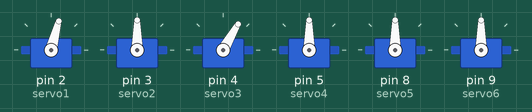
Recording of a sketch running on a simulated Arduino Uno, built with avr-gcc and run on an emulated ATmega328P. Shown: 6 × servo.

Above: at 2.05 s.
At 3.0 s:
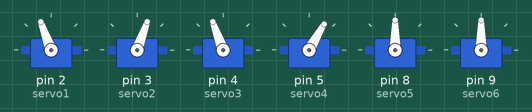
At 4.15 s:
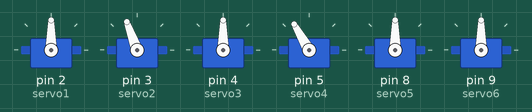
At 6.25 s:
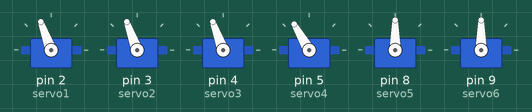
At 7.7 s:
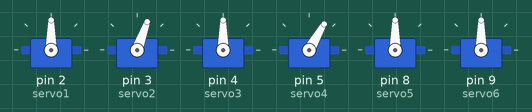
At 10.5 s:
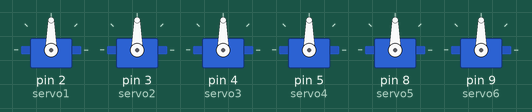
Timing chart, 0 to 13.1 s (numbered marks = the images above):
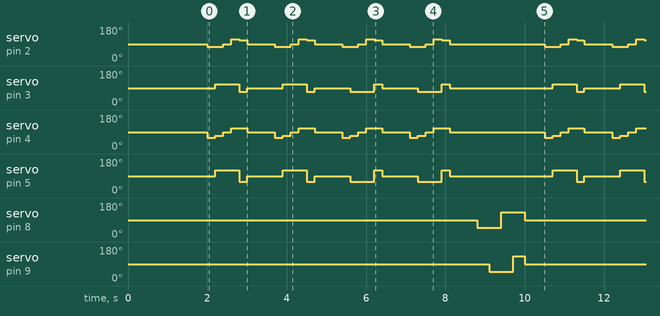

Measured:
- by itself, servo on pin 8 (servo5): repeats every 8.5 s: 130° 0.60 s, 90° 7.3 s, 50° 0.60 s
- by itself, servo on pin 9 (servo6): repeats every 8.5 s: 130° 0.30 s, 90° 7.6 s, 50° 0.60 s
- by itself, servo on pin 3 (servo2): repeats every 8.5 s: 70° 0.20 s, 90° 0.90 s, 110° 0.60 s, 70° 0.20 s, 90° 0.90 s, 70° 0.60 s, 110° 0.20 s, 90° 0.90 s, 70° 0.60 s, 110° 0.20 s, 90° 2.6 s, 110° 0.60 s
- by itself, servo on pin 5 (servo4): repeats every 8.5 s: 60° 0.20 s, 90° 0.90 s, 120° 0.60 s, 60° 0.20 s, 90° 0.90 s, 60° 0.60 s, 120° 0.20 s, 90° 0.90 s, 60° 0.60 s, 120° 0.20 s, 90° 2.6 s, 120° 0.60 s

The sketch:

Humanoid_6_DOF.ino
```cpp
// Simple Biped walking demo
// Written Oct 2015 by Bob Davis

#include <Servo.h>
Servo servo1;  // create the servos
Servo servo2;
Servo servo3;
Servo servo4;
Servo servo5;
Servo servo6;

void setup()
{
  servo1.attach(2);  // Left Ankle - attaches servos
  servo2.attach(3);  // left hip
  servo3.attach(4);  // right Ankle
  servo4.attach(5);  // Right hip
  servo5.attach(8);  // Left arm
  servo6.attach(9);  // Right arm

  servo1.write(90);  // Set servos to zero positions
  servo2.write(90);
  servo3.write(90);
  servo4.write(90);
  delay(2000);
}

void StepForward(){  //Moving Left Leg Forward
  servo1.write(75);  //shift weight to left ankle
  servo3.write(60);  //right ankle kicks weight over
  delay(200);
  servo3.write(70);  //free ankle lifts
  servo2.write(110); //left hip
  servo4.write(120); //right hip
  delay(200);
  servo1.write(90);  //level right ankle
  servo3.write(90);  //level right ankle
  delay(200);
  servo1.write(115);  //Shift weight to right ankle
  servo3.write(110);
  delay(200);
  servo1.write(110);  //free ankle lifts
  servo2.write(70);  //left hip
  servo4.write(60);  //right hip
  delay(200);
  servo1.write(90);  //left ankle
  servo2.write(90);  //left hip
  servo3.write(90);  //right ankle
  servo4.write(90);  //right hip
  delay(200);
}
void StepBackward(){  //Moving Left Leg Forward
  servo1.write(75);  //shift weight to left ankle
  servo3.write(60);  //right ankle kicks weight over
  delay(200);
  servo3.write(70);  //free ankle lifts
  servo2.write(70);  //left hip
  servo4.write(60);  //right hip
  delay(200);
  servo1.write(90);  //level right ankle
  servo3.write(90);  //level right ankle
  delay(200);
  servo1.write(115);  //Shift weight to right ankle
  servo3.write(110);
  delay(200);
  servo1.write(110);  //free ankle lifts
  servo2.write(110);  //left hip
  servo4.write(120);  //right hip
  delay(200);
  servo1.write(90);  //left ankle
  servo2.write(90);  //left hip
  servo3.write(90);  //right ankle
  servo4.write(90);  //right hip
  delay(200);
}
void WaveArms(){
  servo5.write(50);
  delay (300);
  servo6.write(50);
  delay (300);
  servo5.write(130);
  delay (300);
  servo6.write(130);
  delay (300);
  servo5.write(90);
  servo6.write(90);

}
//Main Functions
void loop() {
  StepForward();
  delay(500);
  StepForward();
  delay(500);
  StepBackward();
  delay(500);
  StepBackward();
  delay(500);
  WaveArms();
  delay(500);
}
// end of program
```
